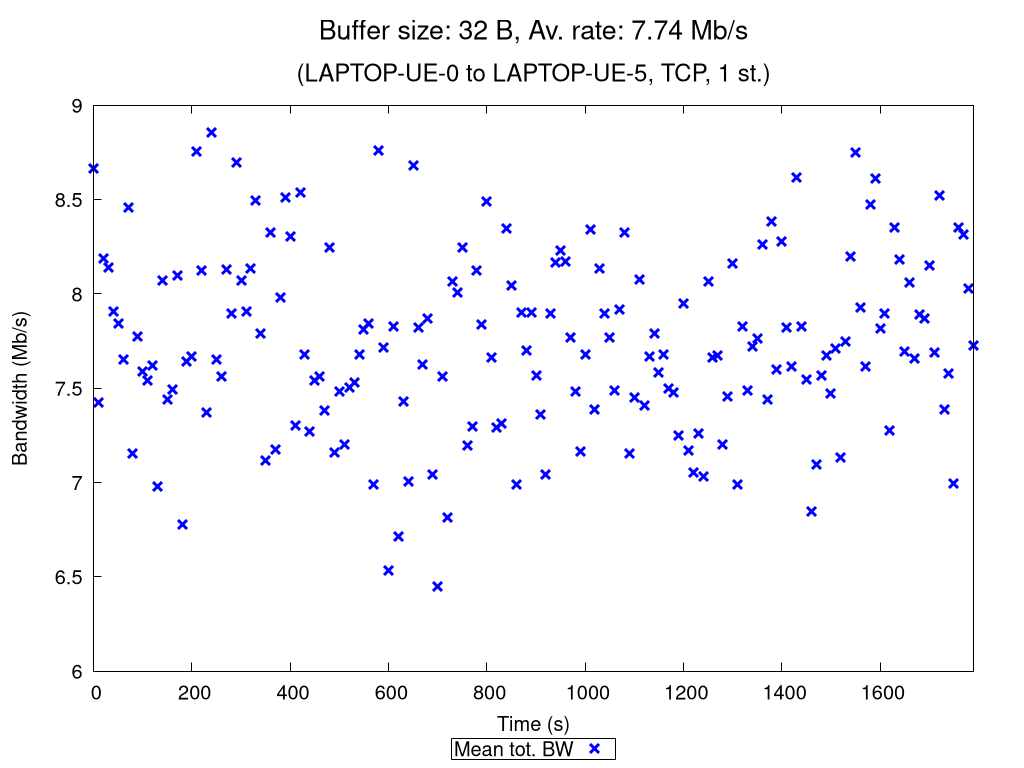

This chart was generated by the following gnuplot code:
set terminal pngcairo nocrop enhanced size 1024,768 font "Verdana,15"
set output "TCP_1_st_2020_10_18_09-41-26_one2two_00032B.png"

set title "{/=20 Buffer size: 32 B, Av. rate: 7.74 Mb/s}\n\n{/=18 (LAPTOP-UE-0 to LAPTOP-UE-5, TCP, 1 st.)}"

set xlabel "Time (s)"
set ylabel "Bandwidth (Mb/s)"
set ytics nomirror
set key bmargin center horizontal box samplen 1 width -1
set bmargin 4.6
set rmargin 4.5

rf = 1000000.0  # rate factor
set style fill transparent solid 0.2 noborder
set autoscale xfix
plot "TCP_1_st_2020_10_18_09-41-26_one2two_00032B_iperf_processed.dat" using 1:($2/rf-$3/rf):($2/rf+$3/rf) with filledcurves lc rgb "blue" notitle, \
     "" using 1:($2/rf) with points pt 2 ps 1.5 lw 3 lc rgb "blue" title "Mean tot. BW", \
